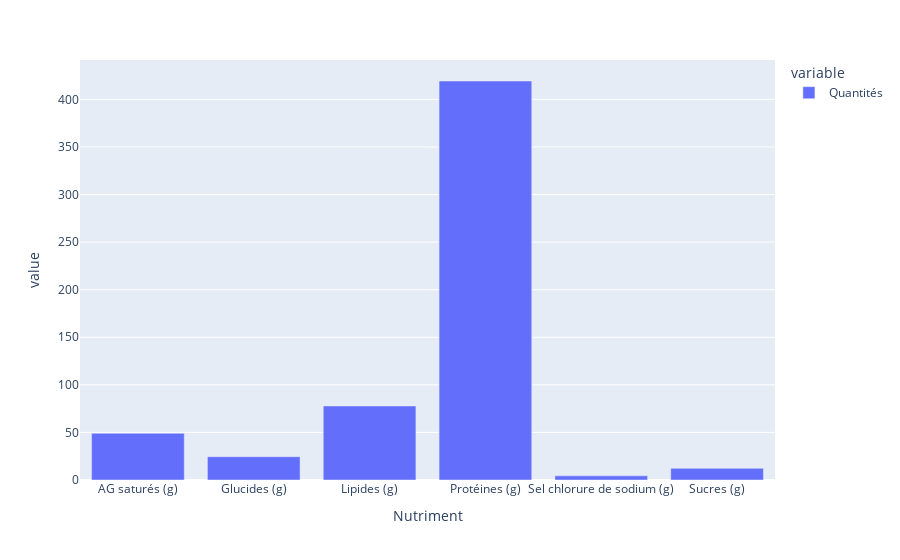

Notebook source saved alongside this figure:
### Code cell
fig

### Figure 1 — Plotly figure (JSON) as saved in the notebook; plotly's stock layout.template omitted (floating-point values rounded to 4 significant figures)
{"data": [{"alignmentgroup": "True", "hovertemplate": "variable=Quantités<br>Nutriment=%{x}<br>value=%{y}<extra></extra>", "legendgroup": "Quantités", "marker": {"color": "#636efa", "pattern": {"shape": ""}}, "name": "Quantités", "offsetgroup": "Quantités", "orientation": "v", "showlegend": true, "textposition": "auto", "type": "bar", "x": ["AG saturés (g)", "Glucides (g)", "Lipides (g)", "Protéines (g)", "Sel chlorure de sodium (g)", "Sucres (g)"], "xaxis": "x", "y": [49.04, 24.51, 77.78, 419.3, 4.371, 12.26], "yaxis": "y"}], "layout": {"autosize": true, "barmode": "relative", "legend": {"title": {"text": "variable"}, "tracegroupgap": 0}, "margin": {"t": 60}, "xaxis": {"anchor": "y", "autorange": true, "domain": [0, 1], "range": [-0.5, 5.5], "title": {"text": "Nutriment"}, "type": "category"}, "yaxis": {"anchor": "x", "autorange": true, "domain": [0, 1], "range": [0, 441.4], "title": {"text": "value"}, "type": "linear"}}}
